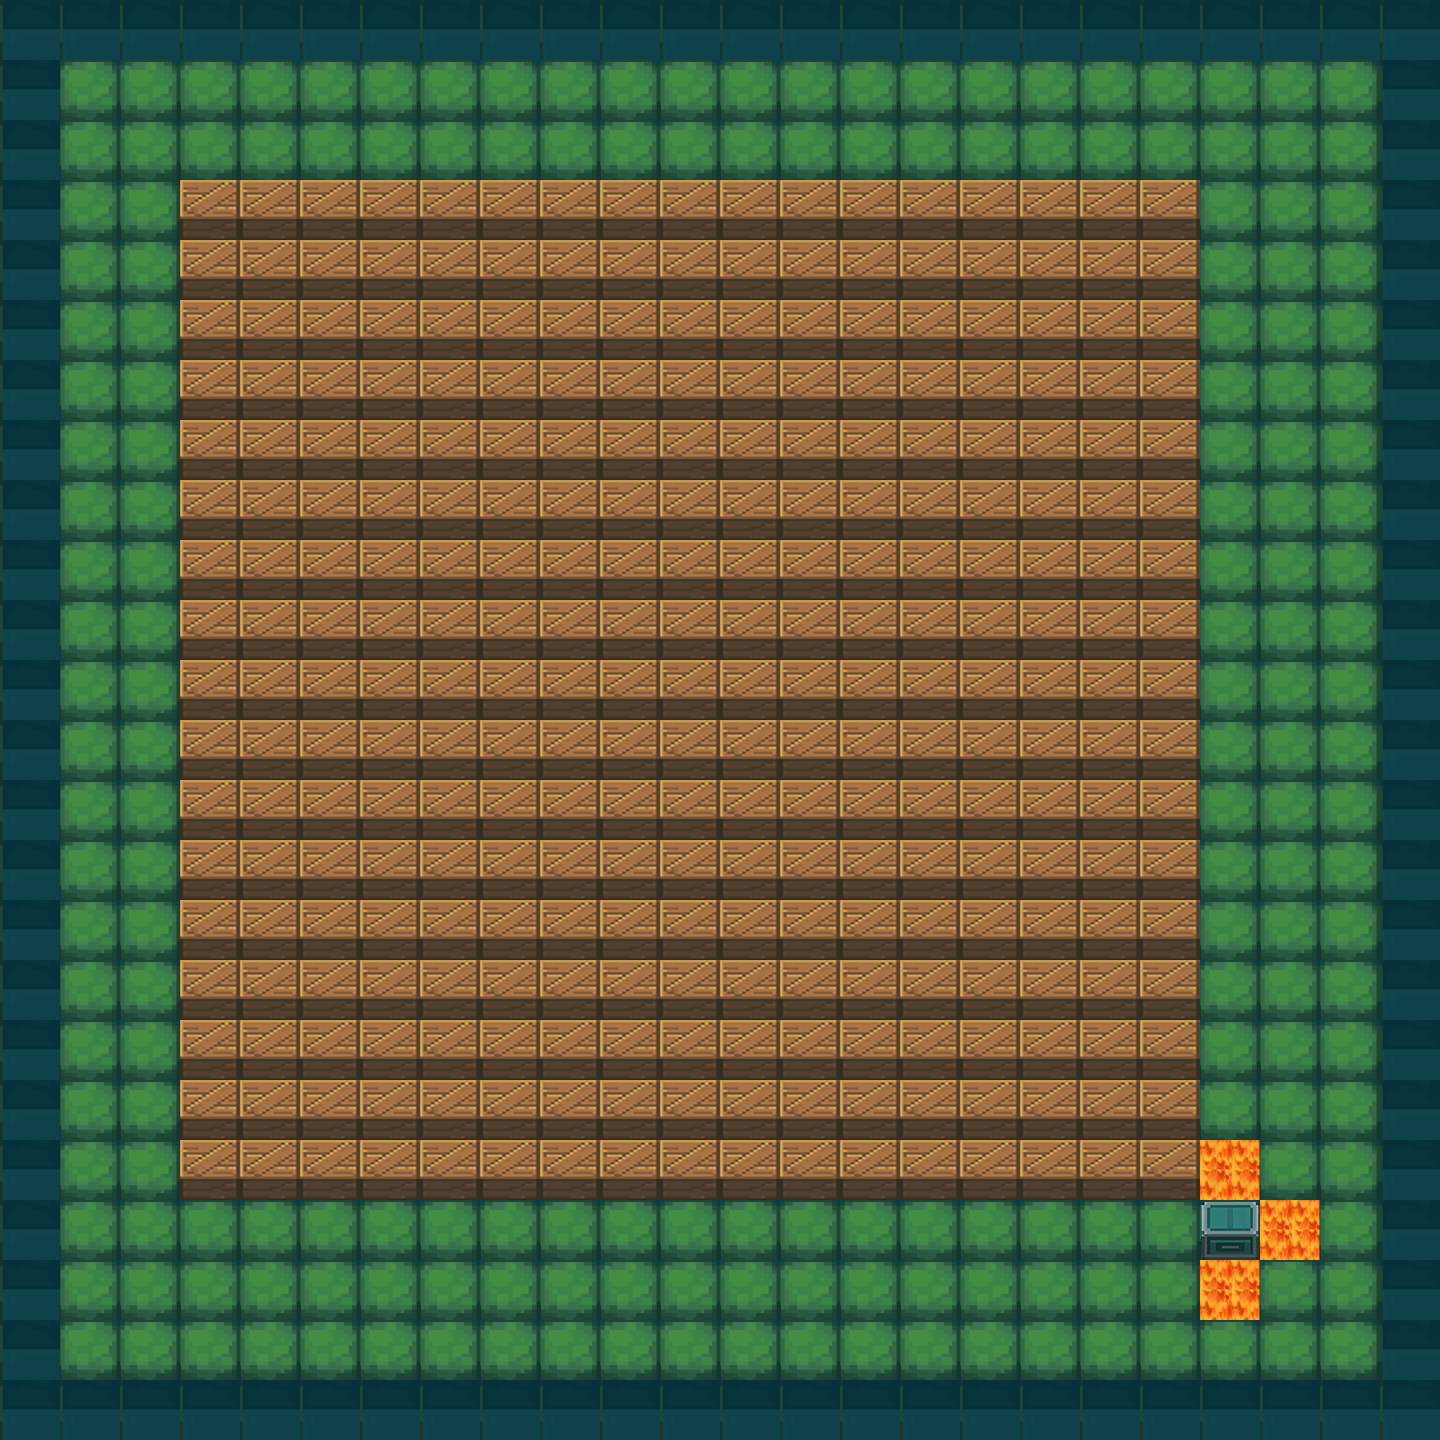

Below is a game level as drawn by its tile map, then a one-line description and the .tmx that defines it (tile-layer data replaced by summaries):
An orthogonal 24x24 tile map with 60x60 px tiles, 7 tile layers (boxes, collision, Base, Wall, ...), 6 tilesets.

<map version="1.2" tiledversion="1.3.4" orientation="orthogonal" renderorder="right-down" width="24" height="24" tilewidth="60" tileheight="60" infinite="0" nextlayerid="8" nextobjectid="1">
 <tileset firstgid="1" name="石地板" tilewidth="60" tileheight="60" tilecount="1" columns="1">
  <image source="石地板.png" width="60" height="60" />
 </tileset>
 <tileset firstgid="2" name="草皮" tilewidth="60" tileheight="60" tilecount="1" columns="1">
  <image source="草皮.png" width="60" height="60" />
 </tileset>
 <tileset firstgid="3" name="墙与箱子(60版本)" tilewidth="60" tileheight="60" tilecount="2" columns="2">
  <image source="墙与箱子(60版本).png" width="120" height="60" />
 </tileset>
 <tileset firstgid="5" name="标记色块" tilewidth="60" tileheight="60" tilecount="4" columns="4">
  <image source="标记色块.png" width="240" height="60" />
 </tileset>
 <tileset firstgid="9" name="合上的箱子" tilewidth="60" tileheight="60" tilecount="1" columns="1">
  <image source="合上的箱子.png" width="60" height="60" />
 </tileset>
 <tileset firstgid="10" name="岩浆" tilewidth="60" tileheight="60" tilecount="1" columns="1">
  <image source="岩浆.png" width="60" height="60" />
 </tileset>
 <layer id="2" name="boxes" width="24" height="24">
  <data>[576 cells, 289 non-empty, 1 distinct tile ids]</data>
 </layer>
 <layer id="4" name="collision" width="24" height="24">
  <data>[576 cells, 381 non-empty, 1 distinct tile ids]</data>
 </layer>
 <layer id="1" name="Base" width="24" height="24">
  <data>[576 cells, 576 non-empty, 1 distinct tile ids]</data>
 </layer>
 <layer id="5" name="Wall" width="24" height="24">
  <data>[576 cells, 92 non-empty, 1 distinct tile ids]</data>
 </layer>
 <layer id="6" name="Treasure" width="24" height="24">
  <data>[576 cells, 1 non-empty, 1 distinct tile ids]</data>
 </layer>
 <layer id="7" name="debuff" width="24" height="24">
  <data>[576 cells, 3 non-empty, 1 distinct tile ids]</data>
 </layer>
 <layer id="3" name="Barrier" width="24" height="24">
  <data>[576 cells, 289 non-empty, 1 distinct tile ids]</data>
 </layer>
</map>
